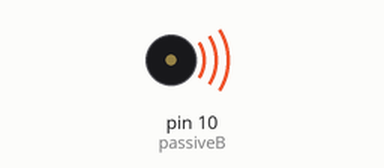
The sketch below on a simulated Arduino Uno, built with avr-gcc and run on an emulated ATmega328P. Shown: buzzer (waves = sounding).

Above: at 0.1 s.
At 4.1 s:
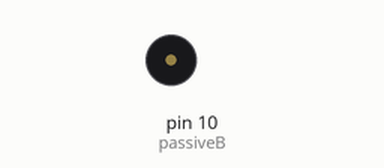
Timing chart, 0 to 5.6 s (numbered marks = the images above):
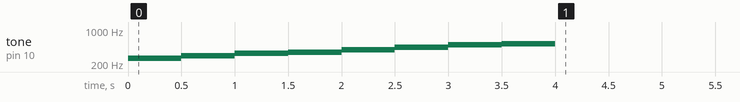

The sketch:

PassiveBuzzer1.ino
```cpp
const int passiveB = 10;

void setup() {
  // put your setup code here, to run once:
  tone(passiveB, 262);//도
  delay(500);
  tone(passiveB, 294);//레
  delay(500);
  tone(passiveB, 330);//미
  delay(500);
  tone(passiveB, 350);//파
  delay(500);
  tone(passiveB, 392);//솔
  delay(500);
  tone(passiveB, 440);//라
  delay(500);
  tone(passiveB, 494);//시
  delay(500);
  tone(passiveB, 523);//도
  delay(500);
  noTone(passiveB);
}

void loop() {
  // put your main code here, to run repeatedly:

}
```
